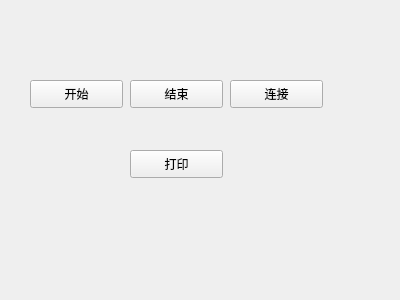
<?xml version="1.0" encoding="UTF-8"?>
<ui version="4.0">
 <class>testWidget</class>
 <widget class="QWidget" name="testWidget">
  <property name="geometry">
   <rect>
    <x>0</x>
    <y>0</y>
    <width>400</width>
    <height>300</height>
   </rect>
  </property>
  <property name="windowTitle">
   <string>Form</string>
  </property>
  <widget class="QPushButton" name="pushButton">
   <property name="geometry">
    <rect>
     <x>30</x>
     <y>80</y>
     <width>93</width>
     <height>28</height>
    </rect>
   </property>
   <property name="text">
    <string>开始</string>
   </property>
  </widget>
  <widget class="QPushButton" name="pushButton_2">
   <property name="geometry">
    <rect>
     <x>130</x>
     <y>80</y>
     <width>93</width>
     <height>28</height>
    </rect>
   </property>
   <property name="text">
    <string>结束</string>
   </property>
  </widget>
  <widget class="QPushButton" name="pushButton_3">
   <property name="geometry">
    <rect>
     <x>230</x>
     <y>80</y>
     <width>93</width>
     <height>28</height>
    </rect>
   </property>
   <property name="text">
    <string>连接</string>
   </property>
  </widget>
  <widget class="QPushButton" name="pushButton_4">
   <property name="geometry">
    <rect>
     <x>130</x>
     <y>150</y>
     <width>93</width>
     <height>28</height>
    </rect>
   </property>
   <property name="text">
    <string>打印</string>
   </property>
  </widget>
 </widget>
 <resources/>
 <connections/>
</ui>
